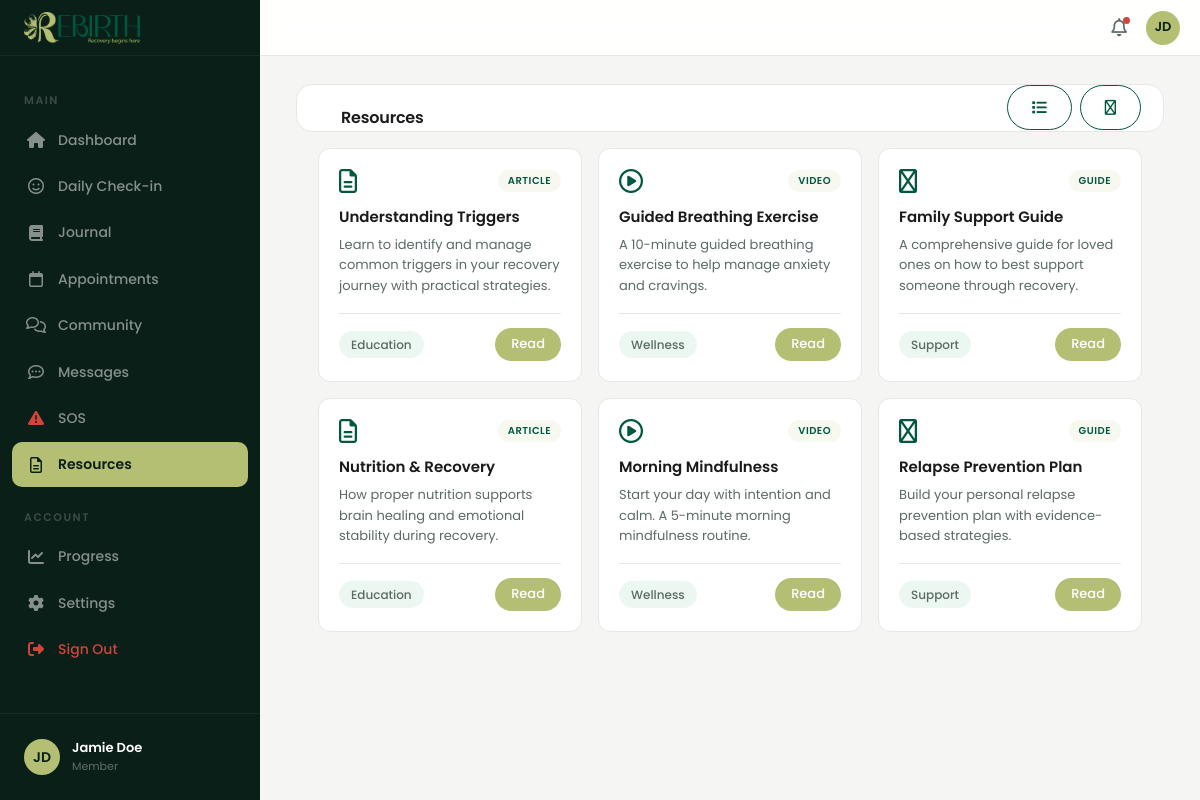
/panel/resources (signed in), run on the app's committed database.
### tables this page shows
CREATE TABLE `users` (
  `id` INT AUTO_INCREMENT PRIMARY KEY,
  `name` VARCHAR(100) NOT NULL,
  `email` VARCHAR(255) NOT NULL UNIQUE,
  `password_hash` VARCHAR(255) NOT NULL,
  `role` ENUM('member','therapist','admin') NOT NULL DEFAULT 'member',
  `stage` ENUM('Onboarding','Active','Maintenance','Alumni') NOT NULL DEFAULT 'Onboarding',
  `avatar` VARCHAR(255) DEFAULT NULL,
  `initials` VARCHAR(4) NOT NULL,
  `created_at` DATETIME NOT NULL DEFAULT CURRENT_TIMESTAMP,
  `updated_at` DATETIME NOT NULL DEFAULT CURRENT_TIMESTAMP ON UPDATE CURRENT_TIMESTAMP
);

CREATE TABLE `resources` (
  `id` INT AUTO_INCREMENT PRIMARY KEY,
  `type` VARCHAR(50) NOT NULL,
  `icon` VARCHAR(100) NOT NULL,
  `title` VARCHAR(200) NOT NULL,
  `description` TEXT NOT NULL,
  `tag` VARCHAR(50) NOT NULL,
  `url` VARCHAR(500) DEFAULT NULL,
  `created_by` INT DEFAULT NULL,
  `created_at` DATETIME NOT NULL DEFAULT CURRENT_TIMESTAMP,
  FOREIGN KEY (`created_by`) REFERENCES `users`(`id`) ON DELETE SET NULL
);

### app/views/panel/resources.php (the view, shortened to what the rows shown need)
<div class="card">
  <div style="display:flex;justify-content:space-between;align-items:center;margin-bottom:0;">
    <h2>Resources</h2>
    <div style="display:flex;gap:8px;">
      <button class="btn btn-outline active" id="listView"><i class="fa-solid fa-list"></i></button>
      <button class="btn btn-outline" id="gridView"><i class="fa-regular fa-th"></i></button>
    </div>
  </div>
</div>
<div class="resources-grid" id="resourcesContainer">
  <?php foreach ($resources as $res): ?>
  <div class="resource-card">
    <div class="resource-card-header">
      <i class="<?= htmlspecialchars($res['icon']) ?>"></i>
      <span class="resource-card-badge"><?= htmlspecialchars($res['type']) ?></span>
    </div>
    <h4><?= htmlspecialchars($res['title']) ?></h4>
    <p><?= htmlspecialchars($res['description']) ?></p>
    <div class="resource-card-footer">
      <span class="badge badge-green"><?= htmlspecialchars($res['tag']) ?></span>
      <a href="#" class="btn btn-primary" style="padding:6px 16px;font-size:13px;">Read</a>
    </div>
  </div>
  <?php endforeach; ?>
</div>

### app/views/layouts/panel.php (shortened to what the rows shown need)
<!DOCTYPE html>
<html lang="en">
<head>
  <link rel="stylesheet" href="/css/app.css">
  <link rel="stylesheet" href="https://cdnjs.cloudflare.com/ajax/libs/font-awesome/6.5.1/css/all.min.css">
</head>
<body data-user-id="<?= $_SESSION['user_id'] ?? 0 ?>">
  <div class="app-layout">
    <aside class="app-sidebar">
      <div class="app-sidebar-header">
        <img src="/logo.png" alt="Rebirth">
      </div>
      <nav class="app-sidebar-nav">
        <?php if ($user['role'] === 'therapist'): ?>
        <div class="app-sidebar-section">Overview</div>
        <a href="/panel/dashboard" class="app-sidebar-link <?= $page === 'Dashboard' ? 'active' : '' ?>"><i class="fa-solid fa-house"></i>Dashboard</a>
        <a href="/therapist/patients" class="app-sidebar-link <?= $page === 'My Patients' ? 'active' : '' ?>"><i class="fa-solid fa-heart-pulse"></i>My Patients</a>
        <div class="app-sidebar-section">Communication</div>
        <a href="/therapist/messages" class="app-sidebar-link <?= $page === 'Messages' ? 'active' : '' ?>"><i class="fa-regular fa-comment-dots"></i>Messages</a>
        <a href="/therapist/sos" class="app-sidebar-link <?= $page === 'SOS Alerts' ? 'active' : '' ?>">
          <i class="fa-solid fa-triangle-exclamation" style="color:var(--color-danger);"></i>SOS Alerts
          <span id="sosBadge" style="display:none;background:var(--color-danger);color:white;font-size:11px;padding:1px 6px;border-radius:10px;margin-left:auto;"></span>
        </a>
        <a href="/therapist/resources" class="app-sidebar-link <?= $page === 'Resources' ? 'active' : '' ?>"><i class="fa-solid fa-folder-open"></i>Resources</a>
        <a href="/panel/appointments" class="app-sidebar-link <?= $page === 'Appointments' ? 'active' : '' ?>"><i class="fa-regular fa-calendar"></i>Schedule</a>
        <a href="/panel/community" class="app-sidebar-link <?= $page === 'Community' ? 'active' : '' ?>"><i class="fa-regular fa-comments"></i>Community</a>
        <div class="app-sidebar-section">Settings</div>
        <a href="/therapist/availability" class="app-sidebar-link <?= $page === 'Availability' ? 'active' : '' ?>"><i class="fa-solid fa-clock"></i>Availability</a>
        <a href="/panel/settings" class="app-sidebar-link <?= $page === 'Settings' ? 'active' : '' ?>"><i class="fa-solid fa-gear"></i>Settings</a>
        <a href="/logout" class="app-sidebar-link" style="color:var(--color-danger);"><i class="fa-solid fa-right-from-bracket"></i>Sign Out</a>
        <?php else: ?>
        <div class="app-sidebar-section">Main</div>
        <a href="/panel/dashboard" class="app-sidebar-link <?= $page === 'Dashboard' ? 'active' : '' ?>"><i class="fa-solid fa-house"></i>Dashboard</a>
        <a href="/panel/checkin" class="app-sidebar-link <?= $page === 'Daily Check-in' ? 'active' : '' ?>"><i class="fa-regular fa-face-smile"></i>Daily Check-in</a>
        <a href="/panel/journal" class="app-sidebar-link <?= $page === 'Journal' ? 'active' : '' ?>"><i class="fa-solid fa-book"></i>Journal</a>
        <a href="/panel/appointments" class="app-sidebar-link <?= $page === 'Appointments' ? 'active' : '' ?>"><i class="fa-regular fa-calendar"></i>Appointments</a>
        <a href="/panel/community" class="app-sidebar-link <?= $page === 'Community' ? 'active' : '' ?>"><i class="fa-regular fa-comments"></i>Community</a>
        <a href="/panel/messages" class="app-sidebar-link <?= $page === 'Messages' ? 'active' : '' ?>"><i class="fa-regular fa-comment-dots"></i>Messages</a>
        <a href="/panel/sos" class="app-sidebar-link <?= $page === 'SOS' ? 'active' : '' ?>"><i class="fa-solid fa-triangle-exclamation" style="color:var(--color-danger);"></i>SOS</a>
        <a href="/panel/resources" class="app-sidebar-link <?= $page === 'Resources' ? 'active' : '' ?>"><i class="fa-regular fa-file-lines"></i>Resources</a>
        <div class="app-sidebar-section">Account</div>
        <a href="/panel/progress" class="app-sidebar-link <?= $page === 'Progress' ? 'active' : '' ?>"><i class="fa-solid fa-chart-line"></i>Progress</a>
        <a href="/panel/settings" class="app-sidebar-link <?= $page === 'Settings' ? 'active' : '' ?>"><i class="fa-solid fa-gear"></i>Settings</a>
        <a href="/logout" class="app-sidebar-link" style="color:var(--color-danger);"><i class="fa-solid fa-right-from-bracket"></i>Sign Out</a>
        <?php endif; ?>
      </nav>
      <div class="app-sidebar-footer">
        <div class="app-sidebar-user">
          <?php if (!empty($user['avatar'])): ?>
          <img src="/uploads/avatars/<?= htmlspecialchars($user['avatar']) ?>" alt="" class="app-sidebar-user-avatar" style="object-fit:cover;">
          <?php else: ?>
          <div class="app-sidebar-user-avatar"><?= htmlspecialchars($user['initials']) ?></div>
          <?php endif; ?>
          <div>
            <div class="app-sidebar-user-name"><?= htmlspecialchars($user['name']) ?></div>
            <div class="app-sidebar-user-role"><?= htmlspecialchars(ucfirst($user['role'])) ?></div>
          </div>
        </div>
      </div>
    </aside>
    <div class="app-main" style="flex:1;display:flex;flex-direction:column;min-width:0;">
      <header class="app-topbar">
        <div class="app-topbar-left">
          <span class="app-topbar-title"><?= htmlspecialchars($page) ?></span>
        </div>
        <div class="app-topbar-right">
          <button class="app-topbar-btn"><i class="fa-regular fa-bell"></i><span class="dot"></span></button>
          <?php if (!empty($user['avatar'])): ?>
          <img src="/uploads/avatars/<?= htmlspecialchars($user['avatar']) ?>" alt="" class="app-topbar-avatar" style="object-fit:cover;">
          <?php else: ?>
          <div class="app-topbar-avatar"><?= htmlspecialchars($user['initials']) ?></div>
          <?php endif; ?>
        </div>
      </header>
      <div class="app-content">
        <?= $content ?>
      </div>
    </div>
  </div>
</body>
</html>

### data on the page
users: initials "JD", name "Jamie Doe", role "Member"
resources: type "ARTICLE", title "Understanding Triggers", description "Learn to identify and manage common triggers in your recovery journey with practical strategies.", tag "Education"
resources: type "VIDEO", title "Guided Breathing Exercise", description "A 10-minute guided breathing exercise to help manage anxiety and cravings.", tag "Wellness"
resources: type "GUIDE", title "Family Support Guide", description "A comprehensive guide for loved ones on how to best support someone through recovery.", tag "Support"
resources: type "ARTICLE", title "Nutrition & Recovery", description "How proper nutrition supports brain healing and emotional stability during recovery.", tag "Education"
resources: type "VIDEO", title "Morning Mindfulness", description "Start your day with intention and calm. A 5-minute morning mindfulness routine.", tag "Wellness"
resources: type "GUIDE", title "Relapse Prevention Plan", description "Build your personal relapse prevention plan with evidence-based strategies.", tag "Support"
